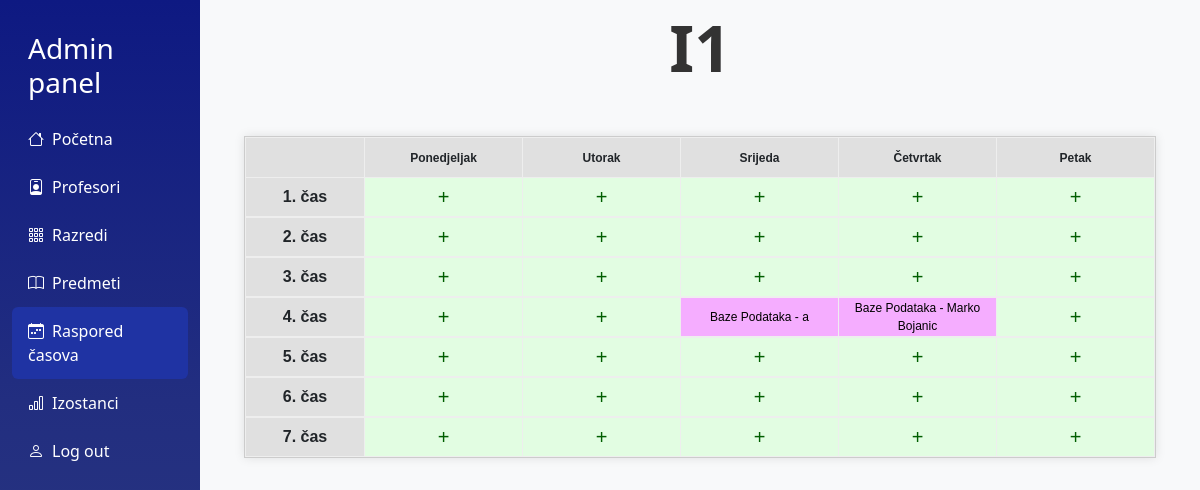
The app's page /admin/prikaziraspored.php?id=1 (signed in), older data.
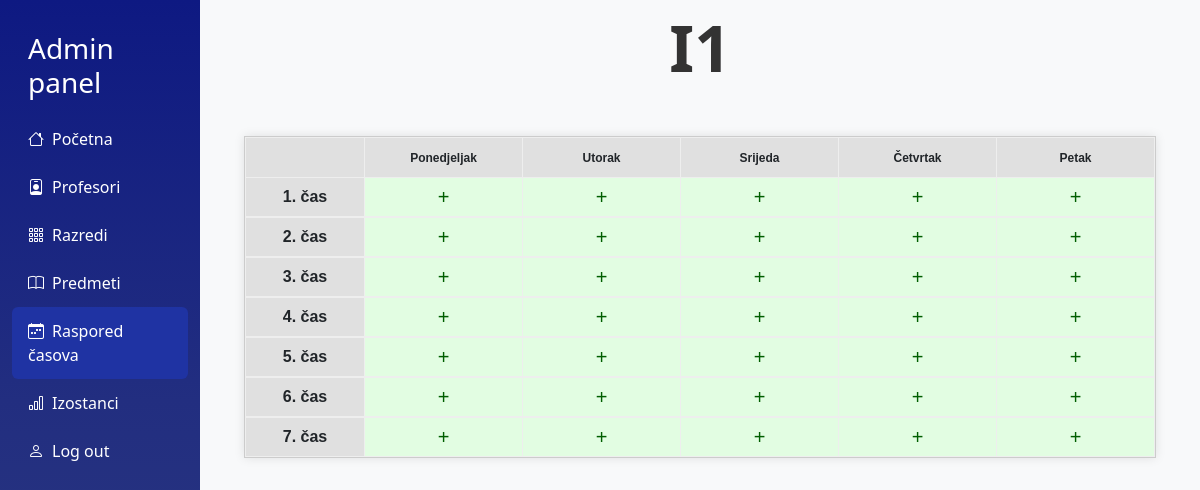
The same page, newer data.
### tables this page shows
CREATE TABLE `predmet` (
  `predmet_id` int(11) NOT NULL,
  `ime_predmeta` varchar(75) DEFAULT NULL,
  `boja` varchar(10) DEFAULT NULL
);

CREATE TABLE `profesor` (
  `profesor_id` int(11) NOT NULL,
  `user_id` int(11) DEFAULT NULL,
  `ime_prezime` varchar(80) DEFAULT NULL,
  `razred_id` int(11) DEFAULT NULL
);

### admin/prikaziraspored.php (the view, shortened to what the changed rows need)
<?php
require_once("../includes/admincheck.php");
$id = $_REQUEST['id'];
$qCasovi = $conn->prepare("SELECT * FROM cas WHERE cas.razred_id = :id");
$qCasovi->bindParam(":id", $id);
$qCasovi->execute();
$casovi = $qCasovi->fetchAll(PDO::FETCH_ASSOC);
function prikaziCas($id, $conn)
{
    $qPredmet = $conn->prepare("
        SELECT pred.ime_predmeta, pred.boja
        FROM cas
        INNER JOIN profesor_predmet pp ON pp.profesor_predmet_id = cas.profesor_predmet_id
        INNER JOIN predmet pred ON pred.predmet_id = pp.predmet_id
        WHERE cas.cas_id = :id
    ");
    $qPredmet->bindParam(":id", $id);
    $qPredmet->execute();
    $predmet = $qPredmet->fetch(PDO::FETCH_ASSOC);
    $qProfesor = $conn->prepare("
        SELECT prof.ime_prezime
        FROM profesor_predmet pp
        INNER JOIN profesor prof ON prof.profesor_id = pp.profesor_id
        INNER JOIN cas c ON c.profesor_predmet_id = pp.profesor_predmet_id
        WHERE c.cas_id = :id
    ");
    $qProfesor->bindParam(":id", $id);
    $qProfesor->execute();
    $profesor = $qProfesor->fetch(PDO::FETCH_ASSOC);
    if($profesor && $predmet)
    {
        echo '<div class="cell subject-cell" style="background-color:'.$predmet['boja'].'">
        <a href="editcas.php?id='.$id.'" class="cas">'.$predmet['ime_predmeta'].' - '.$profesor['ime_prezime'].'</a></div>';
    }
    else
    {
        echo '<div class="cell subject-cell"> Nepoznat Predmet </div>';
    }
}
?>
<!DOCTYPE html>
<html lang="en">
<head>
    <link href="https://cdn.jsdelivr.net/npm/bootstrap@5.3.3/dist/css/bootstrap.min.css" rel="stylesheet">
    <link href="https://cdn.jsdelivr.net/npm/bootstrap-icons/font/bootstrap-icons.css" rel="stylesheet">
    <link rel="stylesheet" href="../css/dashboard.css">
    <link rel="stylesheet" href="../css/kartica.css">
    <link rel="stylesheet" href="../css/raspored.css">
</head>
<body>
<body>
<div class="container-fluid">
    <div class="row">
        <main class="col-md-9 ms-sm-auto col-lg-10 px-md-4">
            <div class="main-wrapper">
        <div class="raspored-container">
            <div class="header-row">
                <div class="cell hour-label"></div>
                <?php
                for($i = 0; $i < 5; $i++)
                {
                    $dan = date('l',  strtotime('next Monday + '.$i.' days'));
                    $prevodDana = [
                        "Monday" => 'Ponedjeljak',
                        "Tuesday" => "Utorak",
                        "Wednesday" => "Srijeda",
                        "Thursday" => "Četvrtak",
                        "Friday" => "Petak"
                    ];
                 ?>
                <div class="cell day-header"><?php echo $prevodDana[$dan]; ?></div>
                <?php
                }?>
            </div>
            <?php for($i = 1; $i < 8; $i++)
            {
                echo '<div class="row-content">';
                echo '<div class="cell hour-label">'.$i.'. čas</div>';
                for($j = 0; $j < 5; $j++)
                {
                    $dan = date('l', strtotime('next Monday +'.$j.' days'));
                    $odabraniCas = null;
                    if(isset($casovi))
                    {
                        foreach($casovi as $cas)
                        {
                            if($cas['dan'] == $dan && $cas['redni_broj'] == $i)
                            {
                                $odabraniCas = $cas;
                                break;
                            }
                        }
                    }
                    if($odabraniCas)
                    {
                        prikaziCas($odabraniCas['cas_id'], $conn);
                    }
                    if(!$odabraniCas)
                    {
                        echo '<div class="cell subject-cell dodaj-cas"><a href="kreirajcas.php?r='.$id.'&dan='.$dan.'&br='.$i.'" class="dodaj-cas">+</a></div>';
                    }
                }
                echo '</div>';
            }
            ?>
            </div>
        </div>
    </div>
    </div>
</body>
</html>

Row changes from the older to the newer data that the page shows:
removed predmet: ime_predmeta "Baze Podataka", profesor.ime_prezime "a", profesor.ime_prezime "Marko Bojanic"
